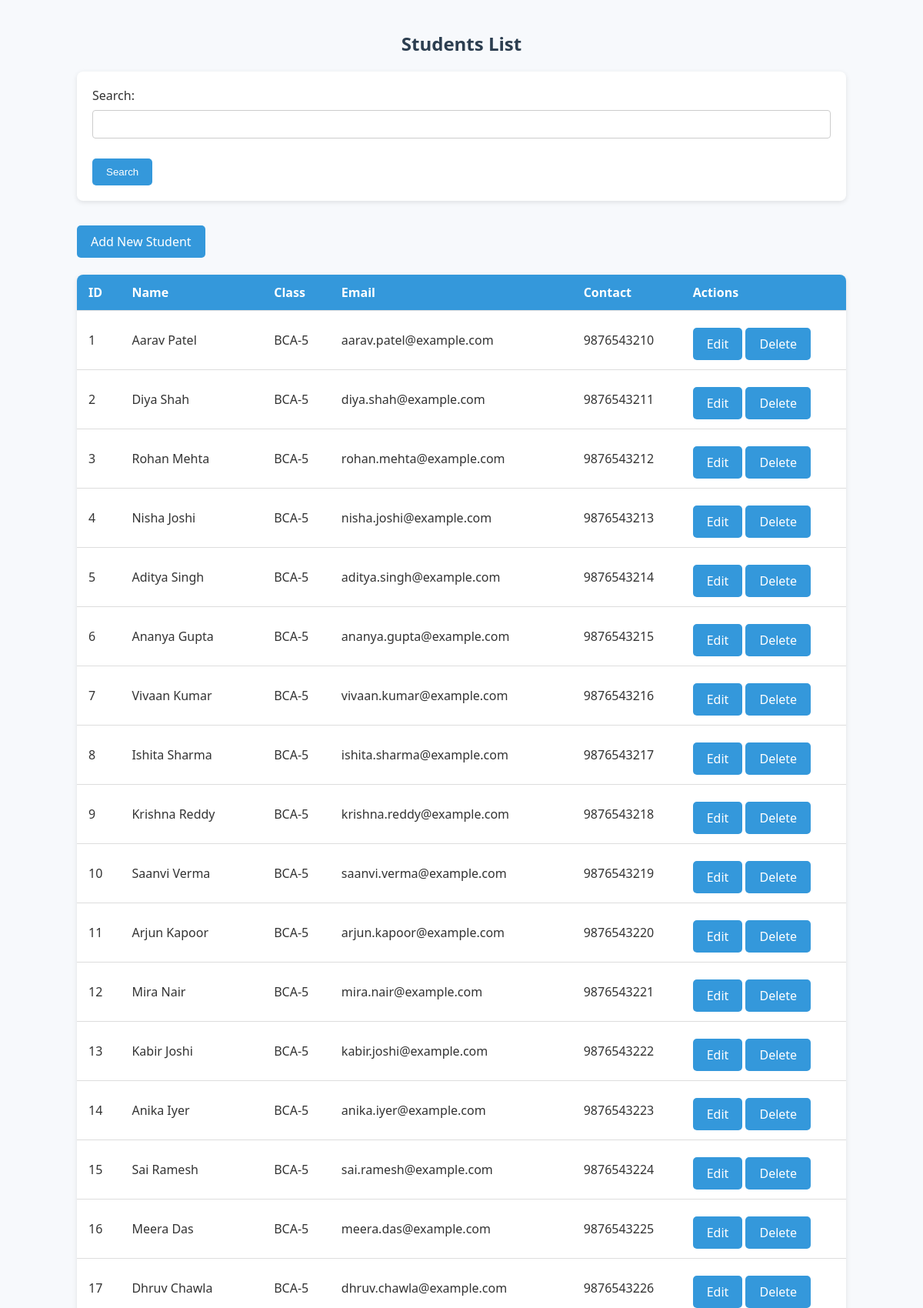
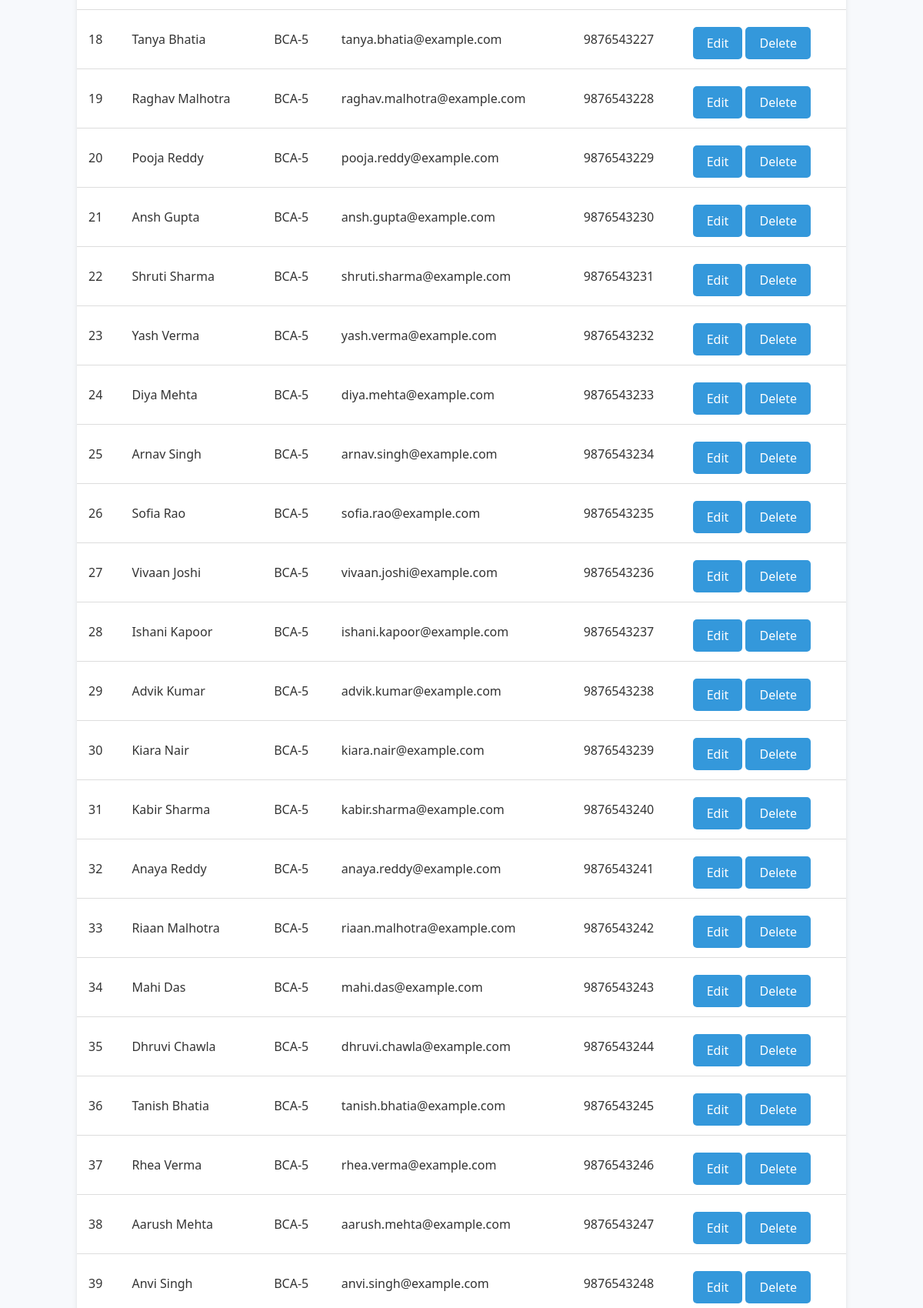
Page /view_students.php (signed in, upper part) on the committed database (2 pictures, top to bottom).
### tables this page shows
CREATE TABLE `students` (
  `id` int(11) NOT NULL,
  `name` varchar(100) NOT NULL,
  `class` varchar(20) NOT NULL,
  `email` varchar(100) NOT NULL,
  `contact` varchar(20) NOT NULL
);

### view_students.php (the view, shortened to what this page needs)
<?php
include('config.php');
$search = "";
if(isset($_GET['search'])){
    $search = $_GET['search'];
    $sql = "SELECT * FROM students WHERE name LIKE '%$search%' OR id LIKE '%$search%'";
} else {
    $sql = "SELECT * FROM students";
}
$result = $conn->query($sql);
?>
<!DOCTYPE html>
<html lang="en">
<head>
    <link rel="stylesheet" href="css/style.css">
</head>
<body>
<div class="container">
    <h2>Students List</h2>
    <form method="GET" action="">
        Search: <input type="text" name="search" value="<?php echo $search; ?>">
        <input type="submit" value="Search">
    </form>
    <br>
    <a href="add_student.php" class="button">Add New Student</a>
    <br><br>
    <table>
        <tr>
            <th>ID</th>
            <th>Name</th>
            <th>Class</th>
            <th>Email</th>
            <th>Contact</th>
            <th>Actions</th>
        </tr>
        <?php
        if($result->num_rows > 0){
            while($row = $result->fetch_assoc()){
                echo "<tr>
                        <td>".$row['id']."</td>
                        <td>".$row['name']."</td>
                        <td>".$row['class']."</td>
                        <td>".$row['email']."</td>
                        <td>".$row['contact']."</td>
                        <td>
                            <a href='edit_student.php?id=".$row['id']."' class='button'>Edit</a>
                            <a href='delete_student.php?id=".$row['id']."' class='button' onclick=\"return confirm('Are you sure?')\">Delete</a>
                        </td>
                      </tr>";
            }
        } else {
            echo "<tr><td colspan='6'>No students found</td></tr>";
        }
        ?>
    </table>
</div>
</body>
</html>

### css/style.css (style rules this page uses)
body { font-family: 'Segoe UI', Tahoma, Geneva, Verdana, sans-serif; background-color: #f7f9fc; margin: 0; padding: 0; color: #333; }
.container { max-width: 1000px; margin: auto; padding: 20px; }
h2, h3 { color: #2c3e50; }
h2 { text-align: center; margin-top: 20px; }
form { background-color: #fff; padding: 20px; border-radius: 8px; box-shadow: 0 2px 6px rgba(0,0,0,0.1); }
input[type="text"], input[type="email"], input[type="password"], input[type="date"], select { width: 100%; padding: 10px; margin: 8px 0 16px 0; border: 1px solid #ccc; border-radius: 4px; box-sizing: border-box; }
input[type="submit"], button, a.button { background-color: #3498db; color: white; padding: 10px 18px; border: none; border-radius: 5px; cursor: pointer; text-decoration: none; display: inline-block; margin-top: 10px; }
table { width: 100%; border-collapse: collapse; margin-bottom: 20px; background-color: #fff; border-radius: 8px; overflow: hidden; box-shadow: 0 2px 6px rgba(0,0,0,0.1); }
table th, table td { padding: 12px 15px; text-align: left; border-bottom: 1px solid #ddd; }
table th { background-color: #3498db; color: #fff; }

### rows in the picture
students: id "1", name "Aarav Patel", class "BCA-5", email "aarav.patel@example.com", contact "9876543210"
students: id "2", name "Diya Shah", class "BCA-5", email "diya.shah@example.com", contact "9876543211"
students: id "3", name "Rohan Mehta", class "BCA-5", email "rohan.mehta@example.com", contact "9876543212"
students: id "4", name "Nisha Joshi", class "BCA-5", email "nisha.joshi@example.com", contact "9876543213"
students: id "5", name "Aditya Singh", class "BCA-5", email "aditya.singh@example.com", contact "9876543214"
students: id "6", name "Ananya Gupta", class "BCA-5", email "ananya.gupta@example.com", contact "9876543215"
students: id "7", name "Vivaan Kumar", class "BCA-5", email "vivaan.kumar@example.com", contact "9876543216"
students: id "8", name "Ishita Sharma", class "BCA-5", email "ishita.sharma@example.com", contact "9876543217"
students: id "9", name "Krishna Reddy", class "BCA-5", email "krishna.reddy@example.com", contact "9876543218"
students: id "10", name "Saanvi Verma", class "BCA-5", email "saanvi.verma@example.com", contact "9876543219"
students: id "11", name "Arjun Kapoor", class "BCA-5", email "arjun.kapoor@example.com", contact "9876543220"
students: id "12", name "Mira Nair", class "BCA-5", email "mira.nair@example.com", contact "9876543221"
students: id "13", name "Kabir Joshi", class "BCA-5", email "kabir.joshi@example.com", contact "9876543222"
students: id "14", name "Anika Iyer", class "BCA-5", email "anika.iyer@example.com", contact "9876543223"
students: id "15", name "Sai Ramesh", class "BCA-5", email "sai.ramesh@example.com", contact "9876543224"
students: id "16", name "Meera Das", class "BCA-5", email "meera.das@example.com", contact "9876543225"
students: id "17", name "Dhruv Chawla", class "BCA-5", email "dhruv.chawla@example.com", contact "9876543226"
students: id "18", name "Tanya Bhatia", class "BCA-5", email "tanya.bhatia@example.com", contact "9876543227"
students: id "19", name "Raghav Malhotra", class "BCA-5", email "raghav.malhotra@example.com", contact "9876543228"
students: id "20", name "Pooja Reddy", class "BCA-5", email "pooja.reddy@example.com", contact "9876543229"
students: id "21", name "Ansh Gupta", class "BCA-5", email "ansh.gupta@example.com", contact "9876543230"
students: id "22", name "Shruti Sharma", class "BCA-5", email "shruti.sharma@example.com", contact "9876543231"
students: id "23", name "Yash Verma", class "BCA-5", email "yash.verma@example.com", contact "9876543232"
students: id "24", name "Diya Mehta", class "BCA-5", email "diya.mehta@example.com", contact "9876543233"
students: id "25", name "Arnav Singh", class "BCA-5", email "arnav.singh@example.com", contact "9876543234"
students: id "26", name "Sofia Rao", class "BCA-5", email "sofia.rao@example.com", contact "9876543235"
students: id "27", name "Vivaan Joshi", class "BCA-5", email "vivaan.joshi@example.com", contact "9876543236"
students: id "28", name "Ishani Kapoor", class "BCA-5", email "ishani.kapoor@example.com", contact "9876543237"
students: id "29", name "Advik Kumar", class "BCA-5", email "advik.kumar@example.com", contact "9876543238"
students: id "30", name "Kiara Nair", class "BCA-5", email "kiara.nair@example.com", contact "9876543239"
students: id "31", name "Kabir Sharma", class "BCA-5", email "kabir.sharma@example.com", contact "9876543240"
students: id "32", name "Anaya Reddy", class "BCA-5", email "anaya.reddy@example.com", contact "9876543241"
students: id "33", name "Riaan Malhotra", class "BCA-5", email "riaan.malhotra@example.com", contact "9876543242"
students: id "34", name "Mahi Das", class "BCA-5", email "mahi.das@example.com", contact "9876543243"
students: id "35", name "Dhruvi Chawla", class "BCA-5", email "dhruvi.chawla@example.com", contact "9876543244"
students: id "36", name "Tanish Bhatia", class "BCA-5", email "tanish.bhatia@example.com", contact "9876543245"
students: id "37", name "Rhea Verma", class "BCA-5", email "rhea.verma@example.com", contact "9876543246"
students: id "38", name "Aarush Mehta", class "BCA-5", email "aarush.mehta@example.com", contact "9876543247"
students: id "39", name "Anvi Singh", class "BCA-5", email "anvi.singh@example.com", contact "9876543248"
